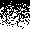
Frame 1 (no input)
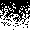
Frame 2 (the mouse pressed at the canvas centre, redrawn once)

The Processing sketch that drew these frames (run headless with seeded random() and noise(); the mouse was pressed at the canvas centre and the sketch redrawn once):

// Processing sketch: Noise_Tapering
// ── Noise_Tapering.pde
void setup() {
  size(30, 30);
  noSmooth();
  stroke(0);
}

void draw() {
  background(255);
  for(int i = 0; i < width; i++) {
    for(int j = 0; j < height; j++) {
      float coin = random(0, height);
      if (coin > j) {
        point(i, j);
      }
    }
  }
  
  noLoop();
}
